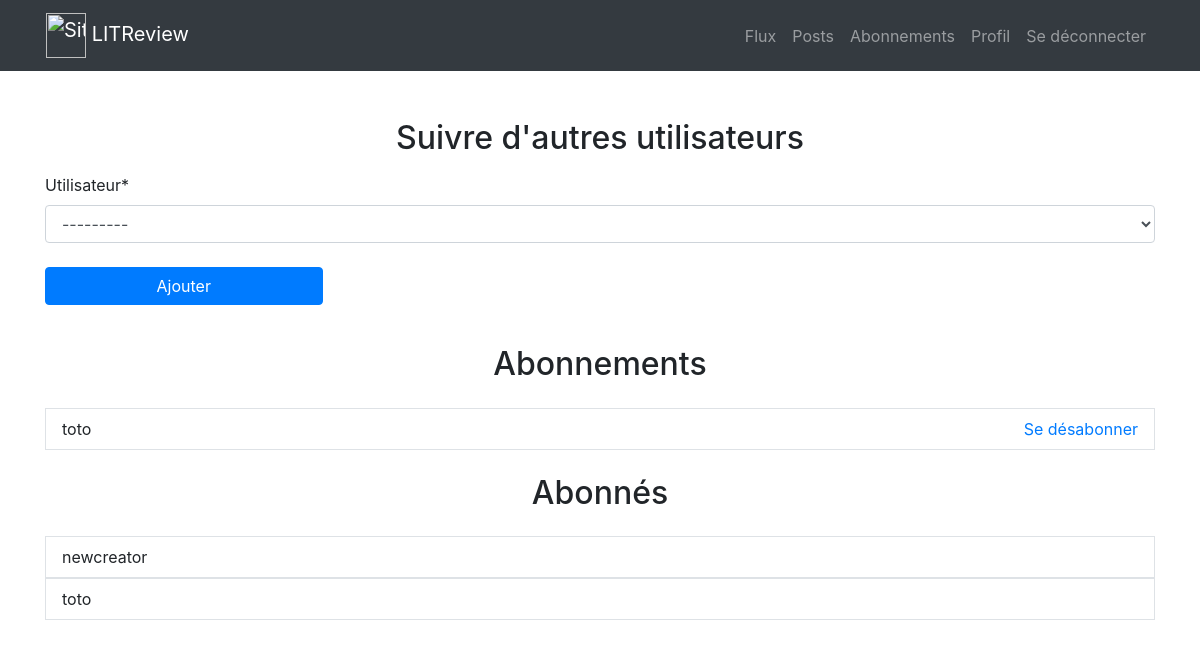
The app's page /subscriptions/ (signed in) with its own data.
### apps/subscriptions/models.py (models this page shows)
class UserFollows(models.Model):
    user = models.ForeignKey(
        to=settings.AUTH_USER_MODEL, on_delete=models.CASCADE, related_name="following"
    )
    followed_user = models.ForeignKey(
        to=settings.AUTH_USER_MODEL,
        on_delete=models.CASCADE,
        related_name="followed_by",
        verbose_name="Utilisateur",
    )
    class Meta:
        unique_together = (
            "user",
            "followed_user",
        )
        verbose_name = "Abonné"

### apps/accounts/models.py (models this page shows)
class CustomUser(AbstractUser):
    pass

### apps/subscriptions/views.py (the view, shortened to what this page needs)
# urls.py: path("", SubscriptionCreate.as_view(), name="followers"),
@method_decorator(login_required, name='dispatch')
class SubscriptionCreate(CreateView):
    template_name = "subscriptions/followers.html"
    success_url = reverse_lazy("subscriptions:followers")
    form_class = SubscriptionForm
    def get_form_kwargs(self):
        kwargs = super(SubscriptionCreate, self).get_form_kwargs()
        kwargs['user'] = self.request.user
        return kwargs
    def get_context_data(self, **kwargs):
        context = super(SubscriptionCreate, self).get_context_data(**kwargs)
        subscriptions = UserFollows.objects.filter(user=self.request.user)
        followed_subscriptions = UserFollows.objects.filter(followed_user=self.request.user)
        context['subscriptions'] = subscriptions
        context['followed_subscriptions'] = followed_subscriptions
        return context

### apps/subscriptions/forms.py
class SubscriptionForm(forms.ModelForm):
    class Meta:
        model = UserFollows
        fields = ['followed_user']
    def __init__(self, *args, **kwargs):
        user = kwargs.pop('user')
        super(SubscriptionForm, self).__init__(*args, **kwargs)
        self.fields['followed_user'].queryset = (
            CustomUser.objects.exclude(
                Q(username=user) |
                Q(id__in=(user_id for user_id in
                          list(
                              UserFollows.objects.filter(user__username=user).values_list("followed_user", flat=True)
                          )))))

### apps/subscriptions/templates/subscriptions/followers.html (shortened to what this page needs)
{% extends 'base.html' %}
{% load crispy_forms_tags %}
{% block content %}
<div class="container h-100">
    <h2 class="text-center mb-3 mt-5">Suivre d'autres utilisateurs</h2>
    <div class="row align-items-center justify-content-center">
        <div class="col">
            <form method="POST">
                {{ form|crispy }}
                <button type="submit" class="btn btn-primary w-25 mt-2">Ajouter</button>
            </form>
        </div>
    </div>
    {% include "subscriptions/partials/following_snippet.html" with subscriptions=subscriptions %}
    {% include "subscriptions/partials/followed_by_snippet.html" with followed_subscriptions=followed_subscriptions %}
</div>
{% endblock %}

### apps/subscriptions/templates/subscriptions/partials/following_snippet.html
<h2 class="text-center my-4">Abonnements</h2>
{% for subscription in subscriptions %}
<div class="row py-2 px-3 border no-gutters justify-content-between">
    <div class="col-6">
        <p class="my-0">{{ subscription.followed_user.username }}</p>
    </div>
    <div class="col-6 text-right">
        <a href="{% url 'subscriptions:followers-delete' subscription.id %}">Se désabonner</a>
    </div>
</div>
{% endfor %}

### apps/subscriptions/templates/subscriptions/partials/followed_by_snippet.html
<h2 class="text-center my-4">Abonnés</h2>
{% for subscription in followed_subscriptions %}
<div class="row py-2 px-3 border no-gutters">
    <div class="col">
        <p class="my-0">{{ subscription.user.username }}</p>
    </div>
</div>
{% endfor %}

### records on screen
UserFollows: followed_user.username "toto"
UserFollows: user.username "newcreator"
UserFollows: user.username "toto"
